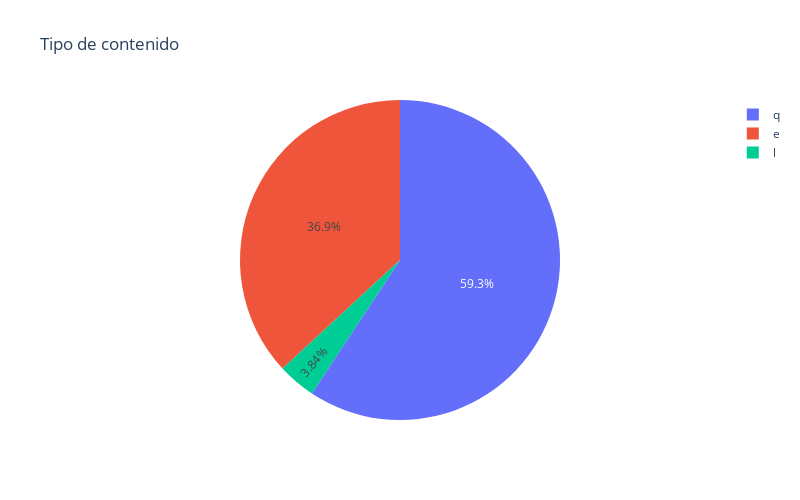

Source (notebook cell):
### Code cell
ds = df["content_type"].value_counts().reset_index()

ds.columns = ["content_type", "percent"]

ds["percent"] /= len(df)

fig = px.pie(
    ds,
    names="content_type",
    values="percent",
    title="Tipo de contenido",
    width=WIDTH,
    height=500,
)

fig.show()

### Figure 1 — Plotly figure (JSON) as saved in the notebook; plotly's stock layout.template omitted (floating-point values rounded to 4 significant figures)
{"data": [{"domain": {"x": [0, 1], "y": [0, 1]}, "hovertemplate": "content_type=%{label}<br>percent=%{value}<extra></extra>", "labels": ["q", "e", "l"], "legendgroup": "", "name": "", "showlegend": true, "type": "pie", "values": [0.5929, 0.3687, 0.03841]}], "layout": {"height": 500, "legend": {"tracegroupgap": 0}, "title": {"text": "Tipo de contenido"}, "width": 800}}
